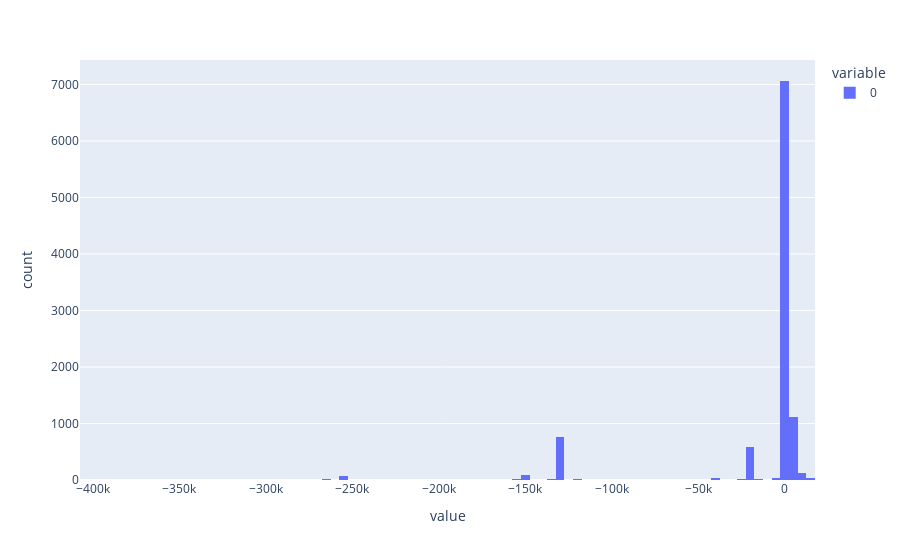

Notebook code for this chart:
### Markdown cell above
### Calculation of loss distribution displayed in histogram

### Code cell
Loss_distribution = get_Loss_distribution(n_issuer=3, n_simulation=number_simulation, transition_matrix=TransMat, position_data=mergePositionsIssuer(positions_adj,issuer), r=r, t=t)
px.histogram(Loss_distribution)

### Figure 1 — Plotly figure (JSON) as saved in the notebook; plotly's stock layout.template omitted (floating-point values rounded to 4 significant figures; data arrays with more than 128 entries replaced by an {"elided": "..."} marker saying what was removed)
{"data": [{"alignmentgroup": "True", "bingroup": "x", "hovertemplate": "variable=0<br>value=%{x}<br>count=%{y}<extra></extra>", "legendgroup": "0", "marker": {"color": "#636efa", "pattern": {"shape": ""}}, "name": "0", "offsetgroup": "0", "orientation": "v", "showlegend": true, "type": "histogram", "x": {"elided": "10000 float values"}, "xaxis": "x", "yaxis": "y"}], "layout": {"barmode": "relative", "legend": {"title": {"text": "variable"}, "tracegroupgap": 0}, "margin": {"t": 60}, "xaxis": {"anchor": "y", "domain": [0, 1], "title": {"text": "value"}}, "yaxis": {"anchor": "x", "domain": [0, 1], "title": {"text": "count"}}}}
